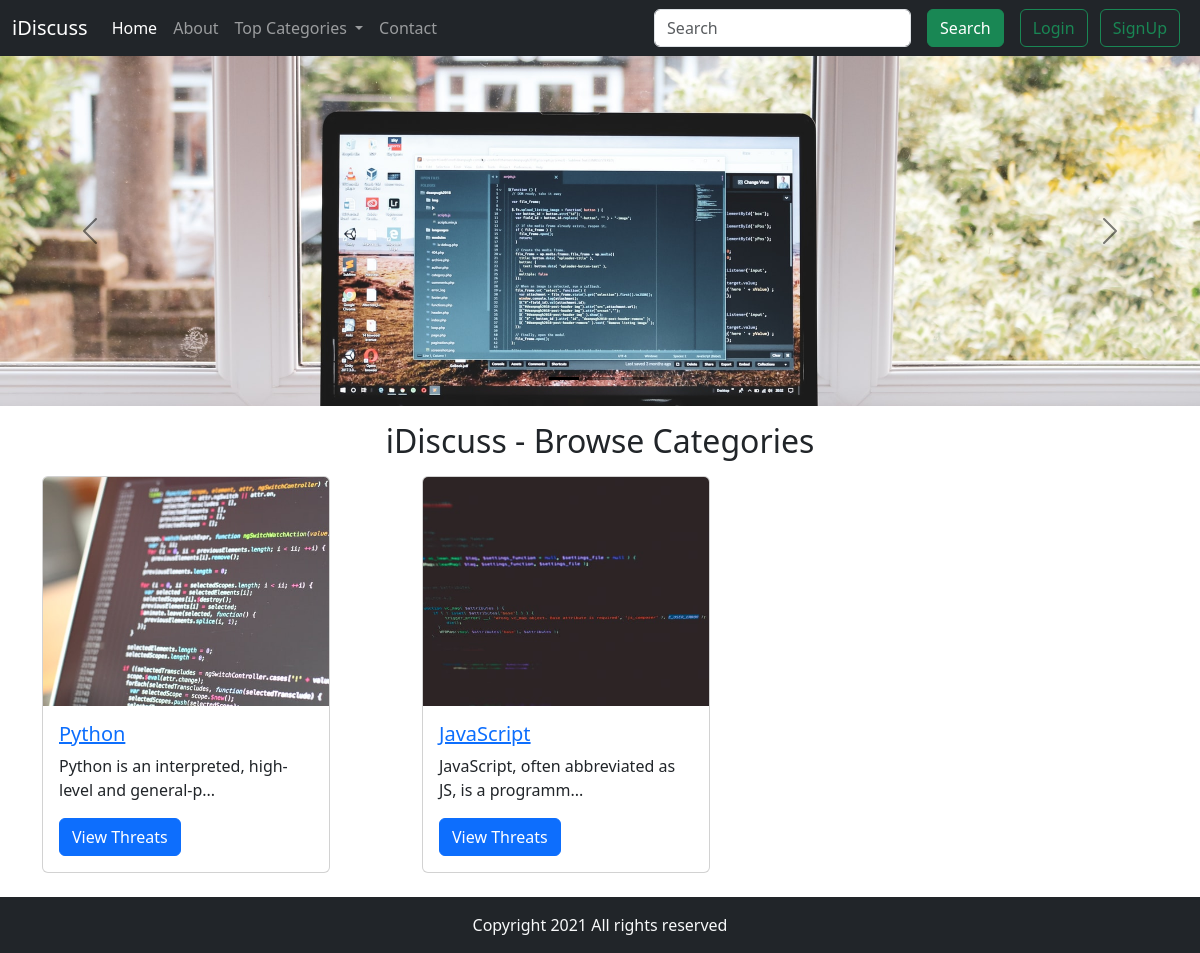
The page / on the database its author committed.
### tables this page shows
CREATE TABLE `categories` (
  `category_id` int(8) NOT NULL,
  `category_name` varchar(255) NOT NULL,
  `category_description` varchar(255) NOT NULL,
  `created` datetime NOT NULL DEFAULT current_timestamp()
);

### index.php (the view, shortened to what this page needs)
<!doctype html>
<html lang="en">
<head>
    <link rel="stylesheet" href="css/bootstrap.min.css">
</head>
<body>
    <?php include "partials/_dbconnect.php"; ?>
    <?php include "partials/_header.php"; ?>
    <div id="carouselExampleIndicators" class="carousel carousel-dark slide" data-bs-ride="carousel">
        <div class="carousel-indicators">
            <button type="button" data-bs-target="#carouselExampleIndicators" data-bs-slide-to="0" class="active"
                aria-current="true" aria-label="Slide 1"></button>
            <button type="button" data-bs-target="#carouselExampleIndicators" data-bs-slide-to="1"
                aria-label="Slide 2"></button>
            <button type="button" data-bs-target="#carouselExampleIndicators" data-bs-slide-to="2"
                aria-label="Slide 3"></button>
        </div>
        <div class="carousel-inner">
            <div class="carousel-item active">
                <img src="img/slider-11.jpeg" class="d-block w-100" alt="...">
            </div>
        </div>
        <button class="carousel-control-prev" type="button" data-bs-target="#carouselExampleIndicators"
            data-bs-slide="prev">
            <span class="carousel-control-prev-icon" aria-hidden="true"></span>
        </button>
        <button class="carousel-control-next" type="button" data-bs-target="#carouselExampleIndicators"
            data-bs-slide="next">
            <span class="carousel-control-next-icon" aria-hidden="true"></span>
        </button>
    </div>
    <div class="container my-3">
        <h2 class="text-center"> iDiscuss - Browse Categories</h2>
        <div class="row">
            <?php
            $sql = "SELECT * FROM `categories`";
            $result = mysqli_query($conn, $sql);
            while ($row = mysqli_fetch_assoc($result)) {
            ?>
            <div class="col-md-4 my-2">
                <div class="card" style="width: 18rem;">
                    <img src="img/card-<?php echo $row['category_id']; ?>.jpeg" class="card-img-top"
                        alt="<?php echo $row['category_name']; ?>">
                    <div class="card-body">
                        <h5 class="card-title"><a
                                href="threadlist.php?catid=<?php echo $row['category_id']; ?>"><?php echo $row['category_name']; ?></a>
                        </h5>
                        <p class="card-text"><?php echo substr($row['category_description'], 0, 50) . "..."; ?></p>
                        <a href="threadlist.php?catid=<?php echo $row['category_id']; ?>" class="btn btn-primary">View
                            Threats</a>
                    </div>
                </div>
            </div>
            <?php
            }
            ?>
        </div>
    </div>
    <?php include "partials/_footer.php"; ?>
</body>
</html>

### partials/_header.php (shortened to what this page needs)
<?php
echo '<nav class="navbar navbar-expand-lg navbar-dark bg-dark">
    <div class="container-fluid">
        <a class="navbar-brand" href="/forum">iDiscuss</a>
        <button class="navbar-toggler" type="button" data-bs-toggle="collapse" data-bs-target="#navbarSupportedContent"
            aria-controls="navbarSupportedContent" aria-expanded="false" aria-label="Toggle navigation">
            <span class="navbar-toggler-icon"></span>
        </button>
        <div class="collapse navbar-collapse" id="navbarSupportedContent">
            <ul class="navbar-nav me-auto mb-2 mb-lg-0">
                <li class="nav-item">
                    <a class="nav-link active" aria-current="page" href="/forum">Home</a>
                </li>
                <li class="nav-item">
                    <a class="nav-link" href="/forum/about.php">About</a>
                </li>
                <li class="nav-item dropdown">
                    <a class="nav-link dropdown-toggle" href="#" id="navbarDropdown" role="button"
                        data-bs-toggle="dropdown" aria-expanded="false">
                        Top Categories
                    </a>
                    <ul class="dropdown-menu" aria-labelledby="navbarDropdown">';
echo '</ul>
                </li>
                <li class="nav-item">
                    <a class="nav-link" href="/forum/contact.php" tabindex="-1">Contact</a>
                </li>
            </ul>';
if (isset($_SESSION['loggedin']) && $_SESSION['loggedin'] == true) {
    echo '<form class="d-flex">
    <input class="form-control me-2" type="search" placeholder="Search" aria-label="Search">
    <button class="btn btn-success" type="submit">Search</button>
    <p class="text-light mx-2 my-0"> Welcome <b> ' . $_SESSION['useremail'] . '</b></p>
</form>
<a type="button" class="btn btn-outline-danger mx-2" href="/forum/partials/_logout.php">Logout</a>';
} else {
    echo '<form class="d-flex" action = "search.php" method = "GET">
    <input class="form-control me-3" type="search" name = "search" id = "search" placeholder="Search" aria-label="Search">
    <button class="btn btn-success me-2" type="submit">Search</button>
</form>
<br>
    <div class="mx-2">
                <button class="btn btn-outline-success me-2" data-bs-toggle="modal"
                    data-bs-target="#loginModal">Login</button>
                <button class="btn btn-outline-success" data-bs-toggle="modal"
                    data-bs-target="#signupModal">SignUp</button>
            </div>';
}
echo '
        </div>
    </div>
</nav>';
?>

### partials/_footer.php (shortened to what this page needs)
<!DOCTYPE html>
<html lang="en">
<head>
</head>
<body>
    <div class="container-fluid bg-dark text-light">
        <p class="text-center py-3 mb-0">Copyright 2021 All rights reserved</p>
    </div>
</body>
</html>

### rows shown on the page
categories: shows a picture, category_name "Python", category_description "Python is an interpreted, high-level and general-p"
categories: shows a picture, category_name "JavaScript", category_description "JavaScript, often abbreviated as JS, is a programm"
